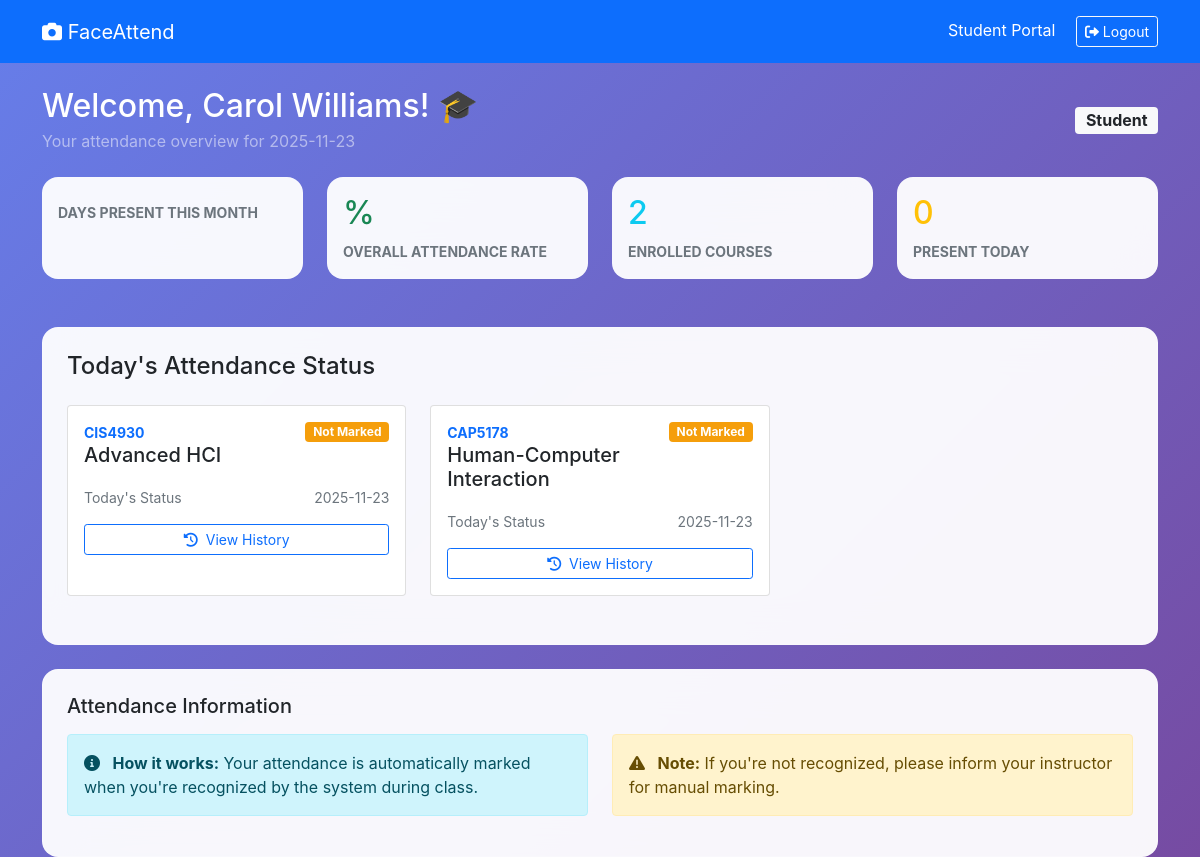
The app's page /student/dashboard (signed in) with its own data.
### tables this page shows
CREATE TABLE courses (
            id INTEGER PRIMARY KEY AUTOINCREMENT,
            code TEXT UNIQUE NOT NULL,
            name TEXT NOT NULL,
            instructor_id INTEGER,
            schedule TEXT,
            room TEXT,
            created_at TIMESTAMP DEFAULT CURRENT_TIMESTAMP,
            FOREIGN KEY (instructor_id) REFERENCES users (id)
        );

### main.py (the view)
@app.route('/student/dashboard')
def student_dashboard():
    if session.get('role') != 'student':
        return redirect('/')
    conn = get_db_connection()
    today = datetime.now().strftime('%Y-%m-%d')
    courses = conn.execute('''
        SELECT c.id, c.code, c.name, c.schedule, c.room,
               (SELECT status FROM attendance
                WHERE student_id = ? AND course_id = c.id AND date = ?) as status
        FROM courses c
        JOIN enrollments e ON c.id = e.course_id
        WHERE e.student_id = ?
        ORDER BY c.name
    ''', (session['user_id'], today, session['user_id'])).fetchall()
    conn.close()
    return render_template('student/dashboard.html',
                         courses=courses,
                         name=session.get('name'),
                         today=today)

### main.py (called while the page is built)
def get_db_connection():
    conn = sqlite3.connect('attendance.db')
    conn.row_factory = sqlite3.Row
    return conn

### templates/student/dashboard.html (shortened to what this page needs)
<!DOCTYPE html>
<html lang="en">
<head>
    <link href="https://cdnjs.cloudflare.com/ajax/libs/font-awesome/6.0.0/css/all.min.css" rel="stylesheet">
    <link href="https://cdn.jsdelivr.net/npm/bootstrap@5.1.3/dist/css/bootstrap.min.css" rel="stylesheet">
</head>
<body>
    <nav class="navbar navbar-dark bg-primary">
        <div class="container">
            <a class="navbar-brand" href="/student/dashboard">
                <i class="fas fa-camera"></i> FaceAttend
            </a>
            <div class="navbar-text">
                <span class="me-3 text-white">Student Portal</span>
                <a href="/logout" class="btn btn-outline-light btn-sm">
                    <i class="fas fa-sign-out-alt"></i> Logout
                </a>
            </div>
        </div>
    </nav>
    <div class="container mt-4">
        <div class="row mb-4">
            <div class="col-12">
                <div class="d-flex justify-content-between align-items-center">
                    <div>
                        <h1 class="h2 text-white mb-1">Welcome, {{ name }}! 🎓</h1>
                        <p class="text-white-50 mb-0">Your attendance overview for {{ today }}</p>
                    </div>
                    <div class="text-end">
                        <span class="badge bg-light text-dark fs-6">Student</span>
                    </div>
                </div>
            </div>
        </div>
        <div class="row mb-4">
            <div class="col-xl-3 col-md-6 mb-4">
                <div class="card stat-card glass-card h-100">
                    <div class="card-body">
                        <div class="text-uppercase text-muted small fw-bold">Days Present This Month</div>
                    </div>
                </div>
            </div>
            <div class="col-xl-3 col-md-6 mb-4">
                <div class="card stat-card glass-card h-100">
                    <div class="card-body">
                        <div class="h2 text-success mb-2">{{ attendance_rate }}%</div>
                        <div class="text-uppercase text-muted small fw-bold">Overall Attendance Rate</div>
                    </div>
                </div>
            </div>
            <div class="col-xl-3 col-md-6 mb-4">
                <div class="card stat-card glass-card h-100">
                    <div class="card-body">
                        <div class="h2 text-info mb-2">{{ courses|length }}</div>
                        <div class="text-uppercase text-muted small fw-bold">Enrolled Courses</div>
                    </div>
                </div>
            </div>
            <div class="col-xl-3 col-md-6 mb-4">
                <div class="card stat-card glass-card h-100">
                    <div class="card-body">
                        <div class="h2 text-warning mb-2">
                            {{ courses|selectattr("status", "equalto", "present")|list|length }}
                        </div>
                        <div class="text-uppercase text-muted small fw-bold">Present Today</div>
                    </div>
                </div>
            </div>
        </div>
        <div class="row">
            <div class="col-12">
                <div class="glass-card p-4">
                    <h4 class="text-dark mb-4">Today's Attendance Status</h4>
                    <div class="row">
                        {% for course in courses %}
                        <div class="col-xl-4 col-md-6 mb-4">
                            <div class="card course-card h-100">
                                <div class="card-body">
                                    <div class="d-flex justify-content-between align-items-start mb-3">
                                        <div>
                                            <div class="text-primary small fw-bold">{{ course.code }}</div>
                                            <h5 class="card-title text-dark mb-1">{{ course.name }}</h5>
                                        </div>
                                        <span class="badge status-badge {{ course.status if course.status else 'pending' }}">
                                            {% if course.status == 'present' %}
                                                Present
                                            {% elif course.status == 'absent' %}
                                                Absent
                                            {% else %}
                                                Not Marked
                                            {% endif %}
                                        </span>
                                    </div>
                                    <div class="d-flex justify-content-between text-muted small mb-3">
                                        <span>Today's Status</span>
                                        <span>{{ today }}</span>
                                    </div>
                                    <a href="/student/attendance/{{ course.id }}"
                                       class="btn btn-outline-primary btn-sm w-100">
                                        <i class="fas fa-history me-1"></i> View History
                                    </a>
                                </div>
                            </div>
                        </div>
                        {% endfor %}
                    </div>
                </div>
            </div>
        </div>
        <div class="row mt-4">
            <div class="col-12">
                <div class="glass-card p-4">
                    <h5 class="text-dark mb-3">Attendance Information</h5>
                    <div class="row">
                        <div class="col-md-6">
                            <div class="alert alert-info">
                                <i class="fas fa-info-circle me-2"></i>
                                <strong>How it works:</strong> Your attendance is automatically marked when you're recognized by the system during class.
                            </div>
                        </div>
                        <div class="col-md-6">
                            <div class="alert alert-warning">
                                <i class="fas fa-exclamation-triangle me-2"></i>
                                <strong>Note:</strong> If you're not recognized, please inform your instructor for manual marking.
                            </div>
                        </div>
                    </div>
                </div>
            </div>
        </div>
    </div>
</body>
</html>

### templates/student/dashboard.html (style rules this page uses)
body { background: linear-gradient(135deg, #667eea 0%, #764ba2 100%); min-height: 100vh; font-family: 'Inter', sans-serif; }
.glass-card { background: rgba(255, 255, 255, 0.95); backdrop-filter: blur(20px); border-radius: 16px; border: 1px solid rgba(255, 255, 255, 0.2); }
.stat-card { transition: transform 0.3s ease; border-left: 4px solid var(--primary); }
.course-card { transition: all 0.3s ease; }
.status-badge.pending { background: #F59E0B; }

### records on screen
courses: code "CIS4930", name "Advanced HCI"
courses: code "CAP5178", name "Human-Computer Interaction"

### other values on screen
{{ name }} "Carol Williams"
{{ courses|length }} "2"
{{ courses|selectattr("status", "equalto", "present")|list|length }} "0"
